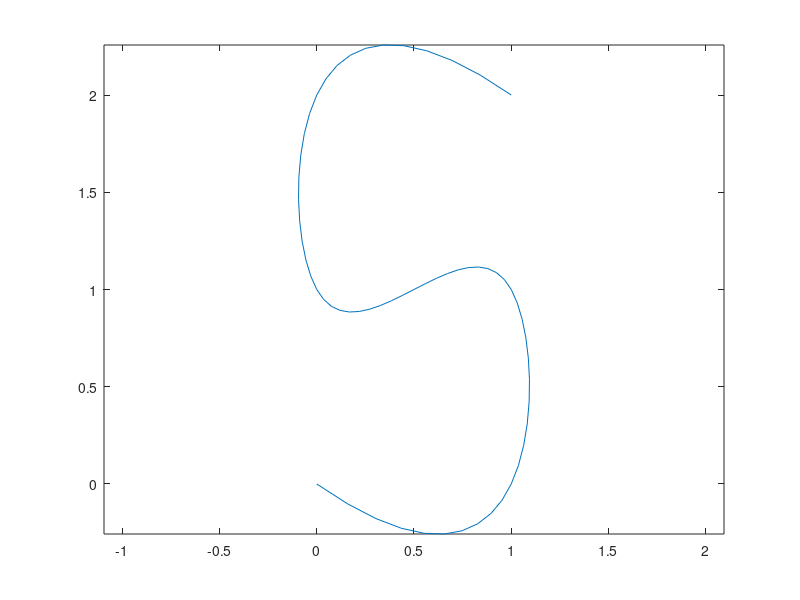

The MATLAB source for this figure:
x = [0, 1, 1, 0.5, 0, 0, 1];
y = [0, 0, 1, 1, 1, 2, 2];

t = 1:7;

px = csape(t, x);
py = csape(t, y);

tt = 1:0.1:7;

plot(fnval(px, tt), fnval(py, tt)), axis equal